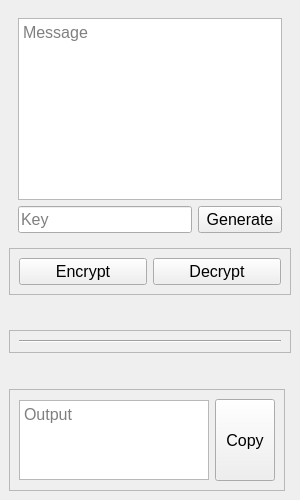
<?xml version="1.0" encoding="UTF-8"?>
<ui version="4.0">
 <class>MainWindow</class>
 <widget class="QMainWindow" name="MainWindow">
  <property name="geometry">
   <rect>
    <x>0</x>
    <y>0</y>
    <width>300</width>
    <height>500</height>
   </rect>
  </property>
  <property name="minimumSize">
   <size>
    <width>300</width>
    <height>500</height>
   </size>
  </property>
  <property name="font">
   <font>
    <pointsize>12</pointsize>
   </font>
  </property>
  <property name="windowTitle">
   <string>Encrypt</string>
  </property>
  <property name="windowIcon">
   <iconset resource="resources.qrc">
    <normaloff>:/Icon/lock.ico</normaloff>:/Icon/lock.ico</iconset>
  </property>
  <widget class="QWidget" name="centralwidget">
   <layout class="QGridLayout" name="gridLayout">
    <item row="0" column="2" colspan="2">
     <widget class="QFrame" name="frame">
      <layout class="QGridLayout" name="gridLayout_2">
       <item row="2" column="2">
        <widget class="QPushButton" name="generateButton">
         <property name="text">
          <string>Generate</string>
         </property>
        </widget>
       </item>
       <item row="2" column="0" colspan="2">
        <widget class="QLineEdit" name="keyInput">
         <property name="placeholderText">
          <string>Key</string>
         </property>
        </widget>
       </item>
       <item row="0" column="0" colspan="3">
        <widget class="QPlainTextEdit" name="messageInput">
         <property name="placeholderText">
          <string>Message</string>
         </property>
        </widget>
       </item>
      </layout>
     </widget>
    </item>
    <item row="3" column="2" colspan="2">
     <widget class="QFrame" name="frame_2">
      <property name="frameShape">
       <enum>QFrame::StyledPanel</enum>
      </property>
      <property name="frameShadow">
       <enum>QFrame::Raised</enum>
      </property>
      <layout class="QHBoxLayout" name="horizontalLayout_2">
       <item>
        <widget class="Line" name="line">
         <property name="orientation">
          <enum>Qt::Horizontal</enum>
         </property>
        </widget>
       </item>
      </layout>
     </widget>
    </item>
    <item row="2" column="2" colspan="2">
     <spacer name="verticalSpacer">
      <property name="orientation">
       <enum>Qt::Vertical</enum>
      </property>
      <property name="sizeHint" stdset="0">
       <size>
        <width>20</width>
        <height>40</height>
       </size>
      </property>
     </spacer>
    </item>
    <item row="1" column="2" colspan="2">
     <widget class="QFrame" name="frame">
      <property name="frameShape">
       <enum>QFrame::StyledPanel</enum>
      </property>
      <property name="frameShadow">
       <enum>QFrame::Raised</enum>
      </property>
      <layout class="QHBoxLayout" name="horizontalLayout">
       <item>
        <widget class="QPushButton" name="encryptButton">
         <property name="text">
          <string>Encrypt</string>
         </property>
        </widget>
       </item>
       <item>
        <widget class="QPushButton" name="decryptButton">
         <property name="text">
          <string>Decrypt</string>
         </property>
        </widget>
       </item>
      </layout>
     </widget>
    </item>
    <item row="4" column="2" colspan="2">
     <spacer name="verticalSpacer_2">
      <property name="orientation">
       <enum>Qt::Vertical</enum>
      </property>
      <property name="sizeHint" stdset="0">
       <size>
        <width>20</width>
        <height>40</height>
       </size>
      </property>
     </spacer>
    </item>
    <item row="5" column="2">
     <widget class="QFrame" name="frame_3">
      <property name="frameShape">
       <enum>QFrame::StyledPanel</enum>
      </property>
      <property name="frameShadow">
       <enum>QFrame::Raised</enum>
      </property>
      <layout class="QHBoxLayout" name="horizontalLayout_3">
       <item>
        <widget class="QTextBrowser" name="outputField">
         <property name="maximumSize">
          <size>
           <width>16777215</width>
           <height>80</height>
          </size>
         </property>
         <property name="acceptRichText">
          <bool>false</bool>
         </property>
         <property name="placeholderText">
          <string>Output</string>
         </property>
        </widget>
       </item>
       <item>
        <widget class="QPushButton" name="copyButton">
         <property name="minimumSize">
          <size>
           <width>0</width>
           <height>82</height>
          </size>
         </property>
         <property name="maximumSize">
          <size>
           <width>60</width>
           <height>16777215</height>
          </size>
         </property>
         <property name="text">
          <string>Copy</string>
         </property>
        </widget>
       </item>
      </layout>
     </widget>
    </item>
   </layout>
  </widget>
 </widget>
 <tabstops>
  <tabstop>messageInput</tabstop>
  <tabstop>keyInput</tabstop>
  <tabstop>generateButton</tabstop>
  <tabstop>encryptButton</tabstop>
  <tabstop>decryptButton</tabstop>
  <tabstop>outputField</tabstop>
  <tabstop>copyButton</tabstop>
 </tabstops>
 <resources>
  <include location="resources.qrc"/>
 </resources>
 <connections/>
</ui>
